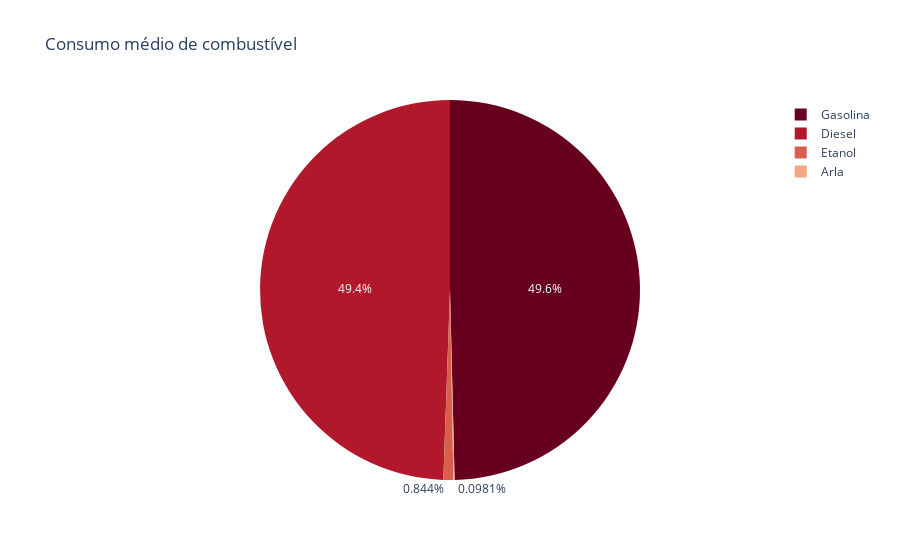

Write notebook code for a chart like this one.
### Markdown cell above
# Criando gráfico de Pizza com a Média Anual

### Code cell
fig = px.pie(tabela, names = "Combustível", values = "Média Anual", title = "Consumo médio de combustível", color_discrete_sequence=px.colors.sequential.RdBu)
fig.show()

### Figure 1 — Plotly figure (JSON) as saved in the notebook; plotly's stock layout.template omitted (floating-point values rounded to 4 significant figures)
{"data": [{"domain": {"x": [0, 1], "y": [0, 1]}, "hovertemplate": "Combustível=%{label}<br>Média Anual=%{value}<extra></extra>", "labels": ["Gasolina", "Etanol", "Diesel", "Arla"], "legendgroup": "", "name": "", "showlegend": true, "type": "pie", "values": [27320.0, 465.0, 27230.0, 54.04]}], "layout": {"legend": {"tracegroupgap": 0}, "piecolorway": ["rgb(103,0,31)", "rgb(178,24,43)", "rgb(214,96,77)", "rgb(244,165,130)", "rgb(253,219,199)", "rgb(247,247,247)", "rgb(209,229,240)", "rgb(146,197,222)", "rgb(67,147,195)", "rgb(33,102,172)", "rgb(5,48,97)"], "title": {"text": "Consumo médio de combustível"}}}
